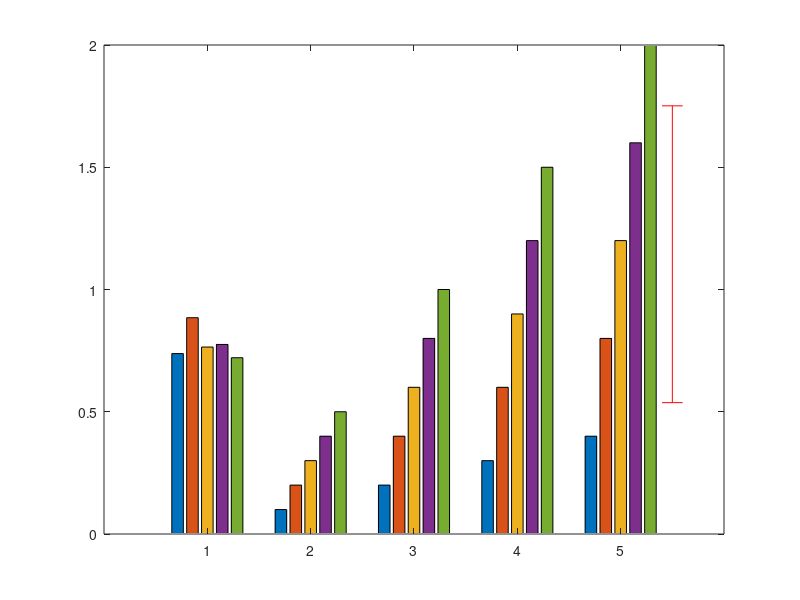

Write MATLAB code to recreate this figure. (Note: this script raises an error after producing the figure.)
% 假设有 5 个样本，每个样本有 5 个数据，存储在矩阵 data 中
data = [0.738 0.88467 0.76467 0.77533 0.721;
        0.1   0.2     0.3     0.4     0.5;
        0.2   0.4     0.6     0.8     1.0;
        0.3   0.6     0.9     1.2     1.5;
        0.4   0.8     1.2     1.6     2.0];

% 计算最后一列数据的标准差
std_last_column = std(data(:, end));

% 画柱形图，并给最后一列加误差棒
bar(data);
hold on;
errorbar(size(data, 1) + 0.5, mean(data(:, end)), std_last_column, 'r', 'LineWidth', 2);
hold off;

% 设置 x 轴标签和图例
xticks(1:size(data, 1));
xticklabels({'Sample 1', 'Sample 2', 'Sample 3', 'Sample 4', 'Sample 5'});
legend('Data 1', 'Data 2', 'Data 3', 'Data 4', 'Data 5', 'Last column');
